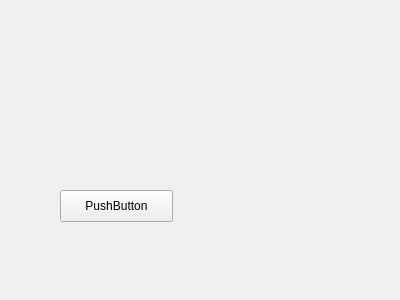
<?xml version="1.0" encoding="UTF-8"?>
<ui version="4.0">
 <class>Widget</class>
 <widget class="QWidget" name="Widget">
  <property name="geometry">
   <rect>
    <x>0</x>
    <y>0</y>
    <width>400</width>
    <height>300</height>
   </rect>
  </property>
  <property name="windowTitle">
   <string>Widget</string>
  </property>
  <widget class="QPushButton" name="pushButton">
   <property name="geometry">
    <rect>
     <x>60</x>
     <y>190</y>
     <width>113</width>
     <height>32</height>
    </rect>
   </property>
   <property name="text">
    <string>PushButton</string>
   </property>
  </widget>
 </widget>
 <layoutdefault spacing="6" margin="11"/>
 <resources/>
 <connections/>
</ui>
